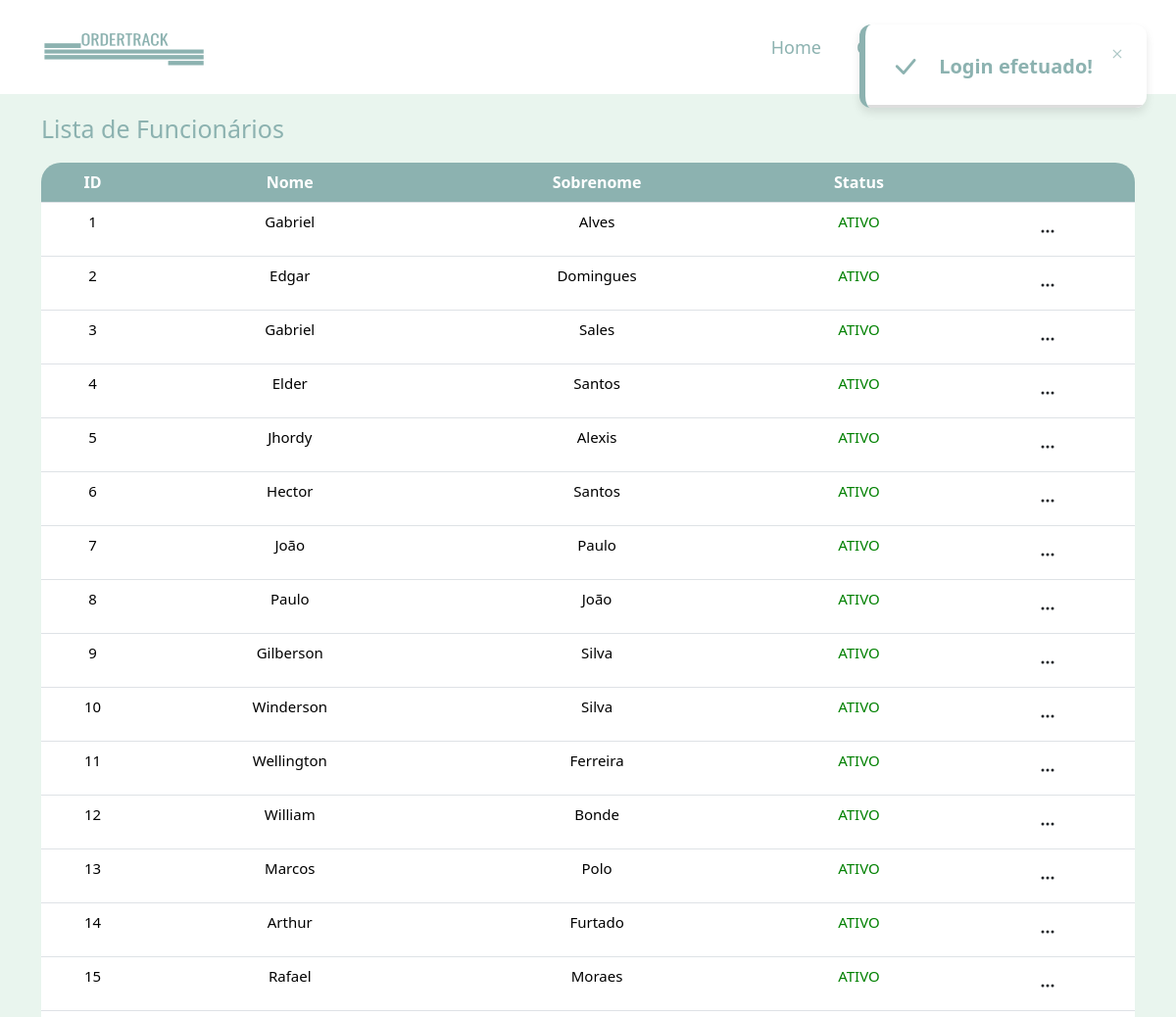
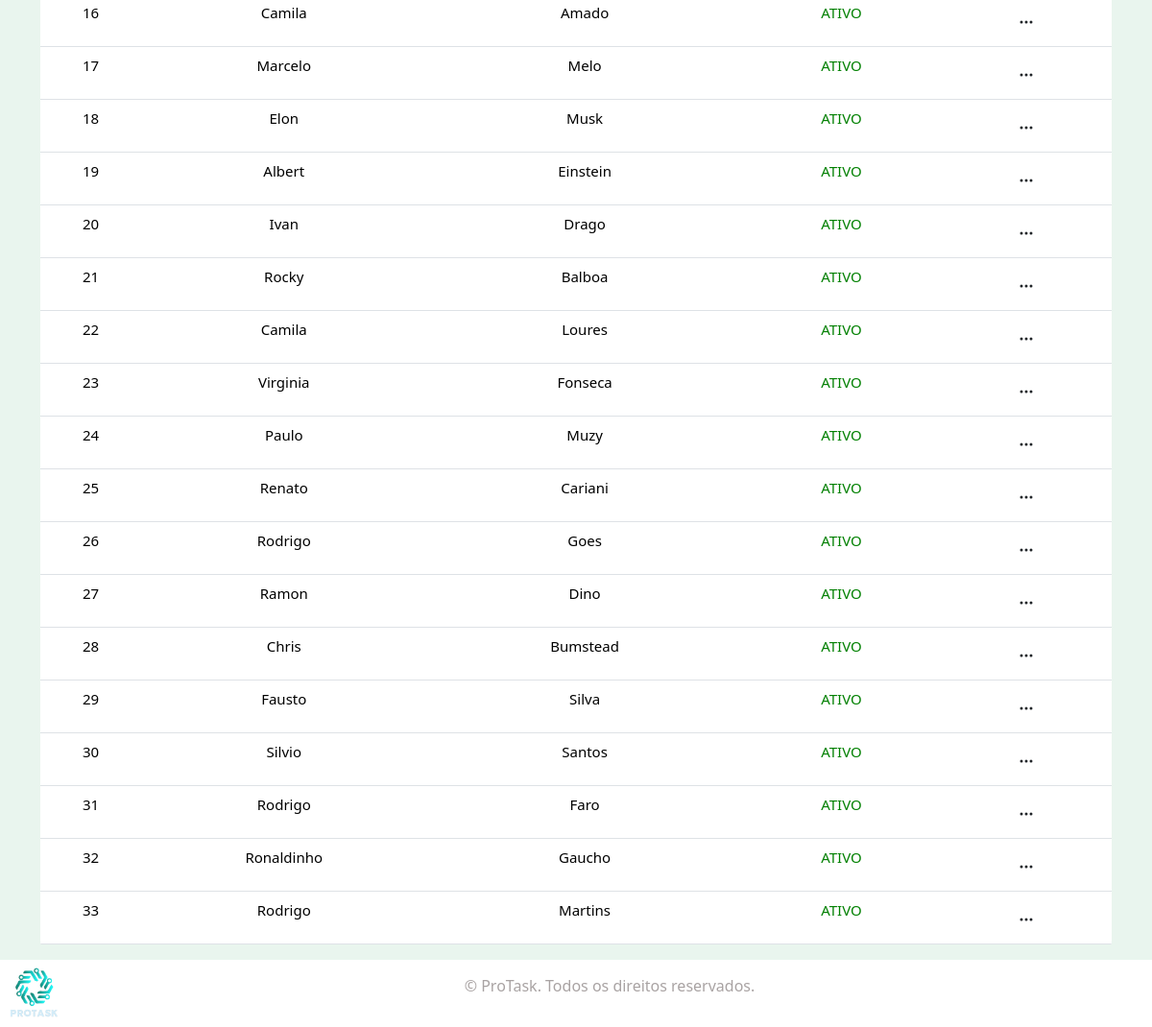
The app's page /src/pages/lista_funcionarios.php (signed in) with its own data (2 pictures, top to bottom).
### tables this page shows
CREATE TABLE `funcionarios` (
  `ID_FUNCIONARIO` int(5) NOT NULL,
  `NOME_FUNCIONARIO` varchar(100) NOT NULL,
  `SOBRENOME_FUNCIONARIO` varchar(200) NOT NULL,
  `USUARIO_FUNCIONARIO` varchar(200) DEFAULT NULL,
  `SENHA_FUNCIONARIO` varchar(250) DEFAULT NULL,
  `IMAGEM_FUNCIONARIO` longblob DEFAULT NULL,
  `STATUS_FUNCIONARIO` enum('ATIVO','INATIVO') DEFAULT NULL
);

### src/pages/lista_funcionarios.php (the view, shortened to what this page needs)
<?php
  include_once('../../conection.php');
?>
<!DOCTYPE html>
<html lang="pt-br">
<head>
    <link href="../styles/bootstrap/dist/css/bootstrap.min.css" rel="stylesheet">
    <link href="https://cdn.jsdelivr.net/npm/bootstrap@5.3.1/dist/css/bootstrap.min.css" rel="stylesheet">
    <link rel="stylesheet" href="https://cdn.jsdelivr.net/npm/bootstrap-icons@1.11.1/font/bootstrap-icons.css">
    <link rel="stylesheet" href="../styles/lista_funcionarios/styles.css">
</head>
<body>
    <nav class="navbar navbar-expand-lg ">
        <div class="container">
            <a class="navbar-brand" href="./menu.php">
              <img src="../../assets/images/logo.png" id="logo" alt="Logo" width="30" height="30">
            </a>
            <div class="collapse navbar-collapse justify-content-end header" id="navbarNav">
              <ul class="navbar-nav">
                <li class="nav-item">
                  <a class="nav-link linkss" href="../../index.php">Home</a>
                </li>
                <li class="nav-item dropdown linkss">
                  <a class="nav-link dropdown-toggle links" href="#" id="chamadosDropdown" role="button" data-toggle="dropdown" aria-haspopup="true" aria-expanded="false">
                  </a>
                </li>
                <li class="nav-item dropdown ">
                  <a class="nav-link dropdown-toggle linkss" href="#" id="funcionariosDropdown" role="button" data-toggle="dropdown" aria-haspopup="true" aria-expanded="false">
                  </a>
                </li>
              </ul>
            </div>
          </div>
        </nav>
        <?php
    if (isset($_SESSION['msg'])) {
        echo $_SESSION['msg'];
    }
    ?>
        <div class="tabela">
            <div class="container cont_table">
                <div class="titulo">
                    <h1>Lista de Funcionários</h1>
                </div>
        <?php
            $result_usuario = "SELECT * FROM funcionarios";
            $resultado_usuario = mysqli_query($conn, $result_usuario);
            $dados = "
                        <div class='table-responsive'>
                            <table class='table  text-center' >
                                <thead class='th-heads'>
                                    <tr>
                                        <th style='background-color: #8CB2B0; color: #fff;' scope='col'>ID</th>
                                        <th style='background-color: #8CB2B0; color: #fff;'  scope='col'>Nome</th>
                                        <th style='background-color: #8CB2B0; color: #fff;'  scope='col'>Sobrenome</th>
                                        <th style='background-color: #8CB2B0; color: #fff;'  scope='col'>Status</th>
                                        <th style='background-color: #8CB2B0; color: #fff;'  scope='col'></th>
                                    </tr>
                                </thead>
                                <tbody>
            ";
            while($row_usuario = mysqli_fetch_assoc($resultado_usuario)){
                $id = $row_usuario['ID_FUNCIONARIO'];
                $funcionario = $row_usuario['NOME_FUNCIONARIO'];
                $sobrenome = $row_usuario['SOBRENOME_FUNCIONARIO'];
                $status = $row_usuario['STATUS_FUNCIONARIO'];
                $dados .= "
                            <tr class='tr-dados' style='font-size: 15px;'>
                                <td>$id</td>
                                <td>$funcionario</td>
                                <td>$sobrenome</td>
                        ";
                if($status == "ATIVO"){
                  $dados .= "   <td style='color: green;'>$status</td>
                             ";
                }elseif($status == "INATIVO"){
                  $dados .= "   <td style='color: red;'>$status</td>
                              ";
                }
                if($status == "ATIVO"){
                    $dados .= " <td>
                                    <div class='btn-group dropend drop' >
                                        <button class='btn  dropdown-toggle' type='button' data-bs-toggle='dropdown' aria-expanded='false'>
                                            <svg xmlns='http://www.w3.org/2000/svg' width='16' height='16' fill='currentColor' class='bi bi-three-dots' viewBox='0 0 16 16'>
                                            <path d='M3 9.5a1.5 1.5 0 1 1 0-3 1.5 1.5 0 0 1 0 3zm5 0a1.5 1.5 0 1 1 0-3 1.5 1.5 0 0 1 0 3zm5 0a1.5 1.5 0 1 1 0-3 1.5 1.5 0 0 1 0 3z'/>
                                            </svg>
                                        </button>
                                        <ul class='dropdown-menu'>
                                            <li><a class='dropdown-item' href='./editar_funcionario.php?id=$id'>Editar Funcionário</a></li>
                                            <li><a class='dropdown-item' href='../api/controller/proc_desativar_usuario.php?id=$id'>Desativar Funcionário</a></li>
                                        </ul>
                                    </div>
                                </td>
                            </tr>";
                }
            }
            $dados .= "
                                    </tbody>
                                </table>
                            </div>
                        </div>
            ";
            echo $dados;
        ?>
      </div>
      <footer class="footer">
        <div>
            <img id="logo_equipe" src="../../assets/images/logo_equipe.png" alt="">
        </div>
        <div class="container">
          <p class="d-flex justify-content-center align-items-center">© ProTask. Todos os direitos reservados.</p>
        </div>
      </footer>
</body>
</html>

### src/styles/lista_funcionarios/styles.css (style rules this page uses)
* { margin: 0; padding: 0; }
html, body { height: 100%; }
.navbar { background-color: #fff; }
#logo { width: 170px; height: 70px; }
.dropdown-toggle::after { content: none !important; }
.header a { color: #8CB2B0; font-size: 18px; text-decoration: none; font-weight: 500; }
.linkss { margin-left: 20px; }
body { background-color: #E9F5EE; }
.titulo h1 { font-size: 25px; color: #8CB2B0; }
.cont_table { margin-top: 20px; min-height:100%; position:relative; }
.tabela { min-height: 100%; position: relative; }
.table-responsive { margin-top: 20px; border-radius: 20px; }
td { font-weight: 500; color: black; }
.drop { display: flex; align-items: center; justify-content: center; background-color: #fff; color: #8CB2B0; }
#logo_equipe { width: 70px; height: 60px; }
footer { color: #A9A3A3; font-weight: 500; background-color: #fff; bottom: 0; left:0; display: flex; justify-content: center; align-items: center; width: 100%; height: 70px; }
.notificacao { position: absolute; top: 25px; right: 30px; border-radius: 12px; background: #fff; padding: 20px 35px 20px 25px; box-shadow: 0 5px 10px rgba(0,0,0,0.1); border-left: 6px solid #8CB2B0; overflow: hidden; transform: translateX(calc(100% + 30px)); transition: all 0.5s cubic-bezier(0.68, -0.55, 0.265, 1.35); }
.notificacao.active { transform: translateX(0%); }
.notificacao .notificacao-div { display: flex; align-items: center; }
.notificacao-div .mensagem { display: flex; flex-direction: column; margin: 0 20px; }
.mensagem .text { font-size: 20px; font-weight: 400;; color: #8CB2B0; }
.mensagem .text.text-1 { font-weight: 600; color: #8CB2B0; }
.notificacao .close { position: absolute; top: 10px; right: 15px; padding: 5px; cursor: pointer; opacity: 0.7; }
.notificacao .tempo { position: absolute; bottom: 0; left: 0; height: 3px; width: 100%; background: #ddd; }
.notificacao .tempo:before { content: ''; position: absolute; bottom: 0; right: 0; height: 100%; width: 100%; background-color: #8CB2B0; }
.tempo.active:before { animation: progress 5s linear forwards; }
.bi-check-lg { font-size: 30px; color: #8CB2B0; }
.close { font-size: 20px; color: #8CB2B0; }

### records on screen
funcionarios: ID_FUNCIONARIO "1", NOME_FUNCIONARIO "Gabriel", SOBRENOME_FUNCIONARIO "Alves", STATUS_FUNCIONARIO "ATIVO"
funcionarios: ID_FUNCIONARIO "2", NOME_FUNCIONARIO "Edgar", SOBRENOME_FUNCIONARIO "Domingues", STATUS_FUNCIONARIO "ATIVO"
funcionarios: ID_FUNCIONARIO "3", NOME_FUNCIONARIO "Gabriel", SOBRENOME_FUNCIONARIO "Sales", STATUS_FUNCIONARIO "ATIVO"
funcionarios: ID_FUNCIONARIO "4", NOME_FUNCIONARIO "Elder", SOBRENOME_FUNCIONARIO "Santos", STATUS_FUNCIONARIO "ATIVO"
funcionarios: ID_FUNCIONARIO "5", NOME_FUNCIONARIO "Jhordy", SOBRENOME_FUNCIONARIO "Alexis", STATUS_FUNCIONARIO "ATIVO"
funcionarios: ID_FUNCIONARIO "6", NOME_FUNCIONARIO "Hector", SOBRENOME_FUNCIONARIO "Santos", STATUS_FUNCIONARIO "ATIVO"
funcionarios: ID_FUNCIONARIO "7", NOME_FUNCIONARIO "João", SOBRENOME_FUNCIONARIO "Paulo", STATUS_FUNCIONARIO "ATIVO"
funcionarios: ID_FUNCIONARIO "8", NOME_FUNCIONARIO "Paulo", SOBRENOME_FUNCIONARIO "João", STATUS_FUNCIONARIO "ATIVO"
funcionarios: ID_FUNCIONARIO "9", NOME_FUNCIONARIO "Gilberson", SOBRENOME_FUNCIONARIO "Silva", STATUS_FUNCIONARIO "ATIVO"
funcionarios: ID_FUNCIONARIO "10", NOME_FUNCIONARIO "Winderson", SOBRENOME_FUNCIONARIO "Silva", STATUS_FUNCIONARIO "ATIVO"
funcionarios: ID_FUNCIONARIO "11", NOME_FUNCIONARIO "Wellington", SOBRENOME_FUNCIONARIO "Ferreira", STATUS_FUNCIONARIO "ATIVO"
funcionarios: ID_FUNCIONARIO "12", NOME_FUNCIONARIO "William", SOBRENOME_FUNCIONARIO "Bonde", STATUS_FUNCIONARIO "ATIVO"
funcionarios: ID_FUNCIONARIO "13", NOME_FUNCIONARIO "Marcos", SOBRENOME_FUNCIONARIO "Polo", STATUS_FUNCIONARIO "ATIVO"
funcionarios: ID_FUNCIONARIO "14", NOME_FUNCIONARIO "Arthur", SOBRENOME_FUNCIONARIO "Furtado", STATUS_FUNCIONARIO "ATIVO"
funcionarios: ID_FUNCIONARIO "15", NOME_FUNCIONARIO "Rafael", SOBRENOME_FUNCIONARIO "Moraes", STATUS_FUNCIONARIO "ATIVO"
funcionarios: ID_FUNCIONARIO "16", NOME_FUNCIONARIO "Camila", SOBRENOME_FUNCIONARIO "Amado", STATUS_FUNCIONARIO "ATIVO"
funcionarios: ID_FUNCIONARIO "17", NOME_FUNCIONARIO "Marcelo", SOBRENOME_FUNCIONARIO "Melo", STATUS_FUNCIONARIO "ATIVO"
funcionarios: ID_FUNCIONARIO "18", NOME_FUNCIONARIO "Elon", SOBRENOME_FUNCIONARIO "Musk", STATUS_FUNCIONARIO "ATIVO"
funcionarios: ID_FUNCIONARIO "19", NOME_FUNCIONARIO "Albert", SOBRENOME_FUNCIONARIO "Einstein", STATUS_FUNCIONARIO "ATIVO"
funcionarios: ID_FUNCIONARIO "20", NOME_FUNCIONARIO "Ivan", SOBRENOME_FUNCIONARIO "Drago", STATUS_FUNCIONARIO "ATIVO"
funcionarios: ID_FUNCIONARIO "21", NOME_FUNCIONARIO "Rocky", SOBRENOME_FUNCIONARIO "Balboa", STATUS_FUNCIONARIO "ATIVO"
funcionarios: ID_FUNCIONARIO "22", NOME_FUNCIONARIO "Camila", SOBRENOME_FUNCIONARIO "Loures", STATUS_FUNCIONARIO "ATIVO"
funcionarios: ID_FUNCIONARIO "23", NOME_FUNCIONARIO "Virginia", SOBRENOME_FUNCIONARIO "Fonseca", STATUS_FUNCIONARIO "ATIVO"
funcionarios: ID_FUNCIONARIO "24", NOME_FUNCIONARIO "Paulo", SOBRENOME_FUNCIONARIO "Muzy", STATUS_FUNCIONARIO "ATIVO"
funcionarios: ID_FUNCIONARIO "25", NOME_FUNCIONARIO "Renato", SOBRENOME_FUNCIONARIO "Cariani", STATUS_FUNCIONARIO "ATIVO"
funcionarios: ID_FUNCIONARIO "26", NOME_FUNCIONARIO "Rodrigo", SOBRENOME_FUNCIONARIO "Goes", STATUS_FUNCIONARIO "ATIVO"
funcionarios: ID_FUNCIONARIO "27", NOME_FUNCIONARIO "Ramon", SOBRENOME_FUNCIONARIO "Dino", STATUS_FUNCIONARIO "ATIVO"
funcionarios: ID_FUNCIONARIO "28", NOME_FUNCIONARIO "Chris", SOBRENOME_FUNCIONARIO "Bumstead", STATUS_FUNCIONARIO "ATIVO"
funcionarios: ID_FUNCIONARIO "29", NOME_FUNCIONARIO "Fausto", SOBRENOME_FUNCIONARIO "Silva", STATUS_FUNCIONARIO "ATIVO"
funcionarios: ID_FUNCIONARIO "30", NOME_FUNCIONARIO "Silvio", SOBRENOME_FUNCIONARIO "Santos", STATUS_FUNCIONARIO "ATIVO"
funcionarios: ID_FUNCIONARIO "31", NOME_FUNCIONARIO "Rodrigo", SOBRENOME_FUNCIONARIO "Faro", STATUS_FUNCIONARIO "ATIVO"
funcionarios: ID_FUNCIONARIO "32", NOME_FUNCIONARIO "Ronaldinho", SOBRENOME_FUNCIONARIO "Gaucho", STATUS_FUNCIONARIO "ATIVO"
funcionarios: ID_FUNCIONARIO "33", NOME_FUNCIONARIO "Rodrigo", SOBRENOME_FUNCIONARIO "Martins", STATUS_FUNCIONARIO "ATIVO"

### other values on screen
$_SESSION['msg'] "Login efetuado!"
